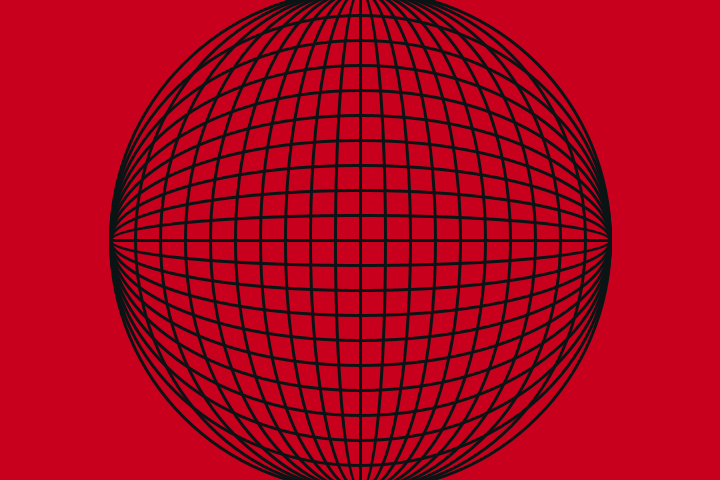
Frame 1 (no input)
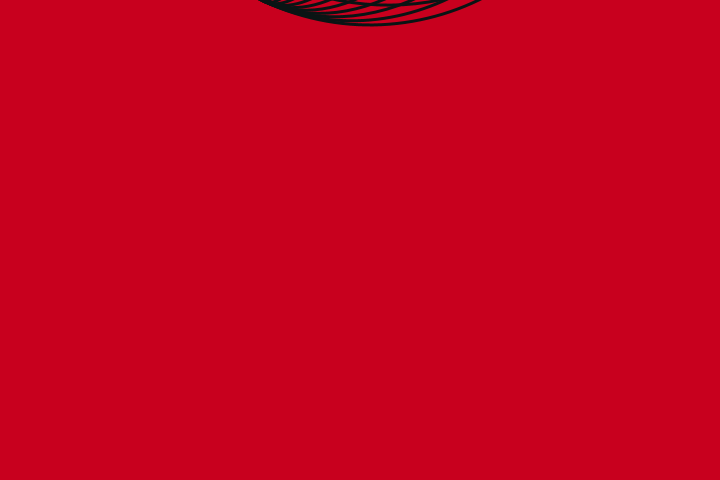
Frame 60 (the mouse pressed at the canvas centre just before this capture)
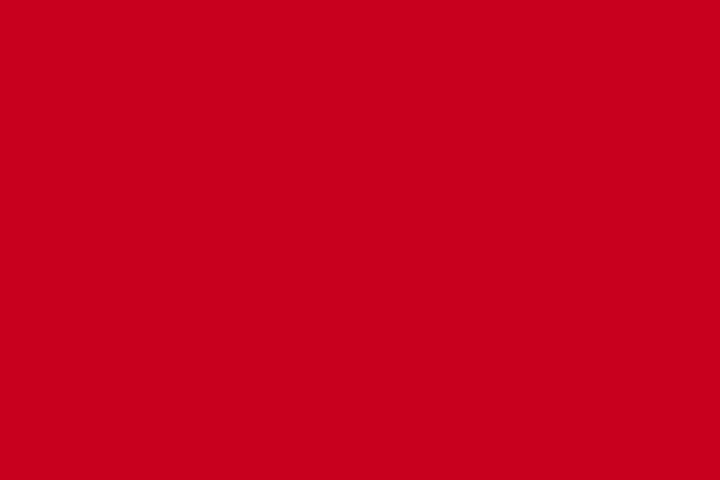
Frame 120 (the mouse held since frame 60 and released just before this capture)

The Processing sketch that drew these frames (run headless with seeded random() and noise(); from frame 60 on, the mouse is pressed at the canvas centre):

// Processing sketch: pat56_57_58
// ── pat56_57_58.pde

int count = 0;    // globale variabele voor de strobe functie
int ypos = 0;     // globale variabele voor de y positie van de cirkel (ellips)
int ydelta = 20;  // globale variabele voor de snelheid van de cirkel 
int xpos = 0;
int r =0;


void setup() 
{
//  loadSounds(22,30);
  size(720,480);
  

}

void strobe(int freq)  // strobe functie die een getal als parameter krijgt 
{
  if (count == freq)   // als count gelijk is aan de meegegeven parametere (freq) 
  {
    background(10,200,0);   // dan achtergrond wit
    count = 0;         // zet count weer terug op 0
  }
  else
  {
    background(200,0,30);     // anders is de achtergrond zwart
  }
  count = count + 1;   // tel weer 1 verder

}

void draw() 
{

  
  strobe(5);

  ypos = ypos + ydelta;
  if (ypos >= height-30 )
  {
    ydelta = ydelta * -1;
  }
  if (ypos <= -200)
  {
    ydelta = ydelta * -1;
  }
  
  


  //translate(500,500);
  rotate(radians(r*5));
  //ellipseMode(CENTER);
  noFill();
  stroke(10,20,20);
  strokeWeight(3);

  ellipse(width/2,height/2,500,450);
  ellipse(width/2,height/2,500,400);
  ellipse(width/2,height/2,500,350);
  ellipse(width/2,height/2,500,300);
  ellipse(width/2,height/2,500,250);
  ellipse(width/2,height/2,500,200);
  ellipse(width/2,height/2,500,150);
  ellipse(width/2,height/2,500,100);
  ellipse(width/2,height/2,500,50);
  ellipse(width/2,height/2,500,0);
  
  ellipse(width/2,height/2,500,500);
  ellipse(width/2,height/2,450,500);
  ellipse(width/2,height/2,400,500);
  ellipse(width/2,height/2,350,500);
  ellipse(width/2,height/2,300,500);
  ellipse(width/2,height/2,250,500);
  ellipse(width/2,height/2,200,500);
  ellipse(width/2,height/2,150,500);
  ellipse(width/2,height/2,100,500);
  ellipse(width/2,height/2,50,500);
  ellipse(width/2,height/2,0,500);
  
  r+= 1;
 println(r+1);

 
  
  
  

}
